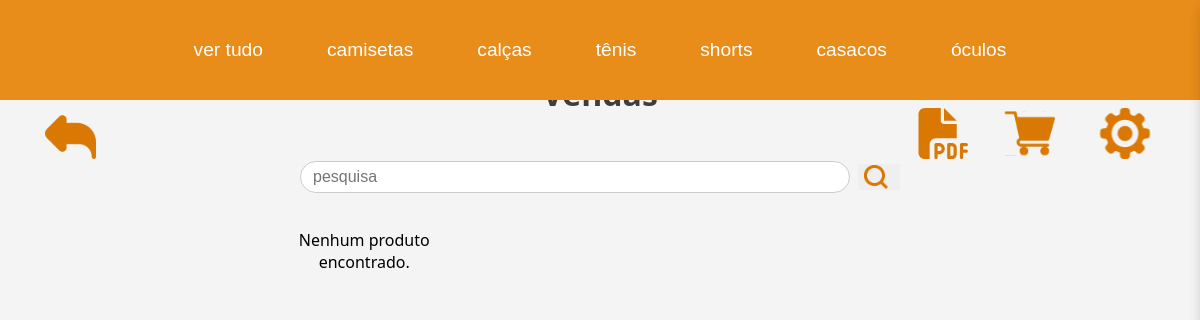
The page /paginas/vendas.php?categoria=calca on the database as committed earlier.
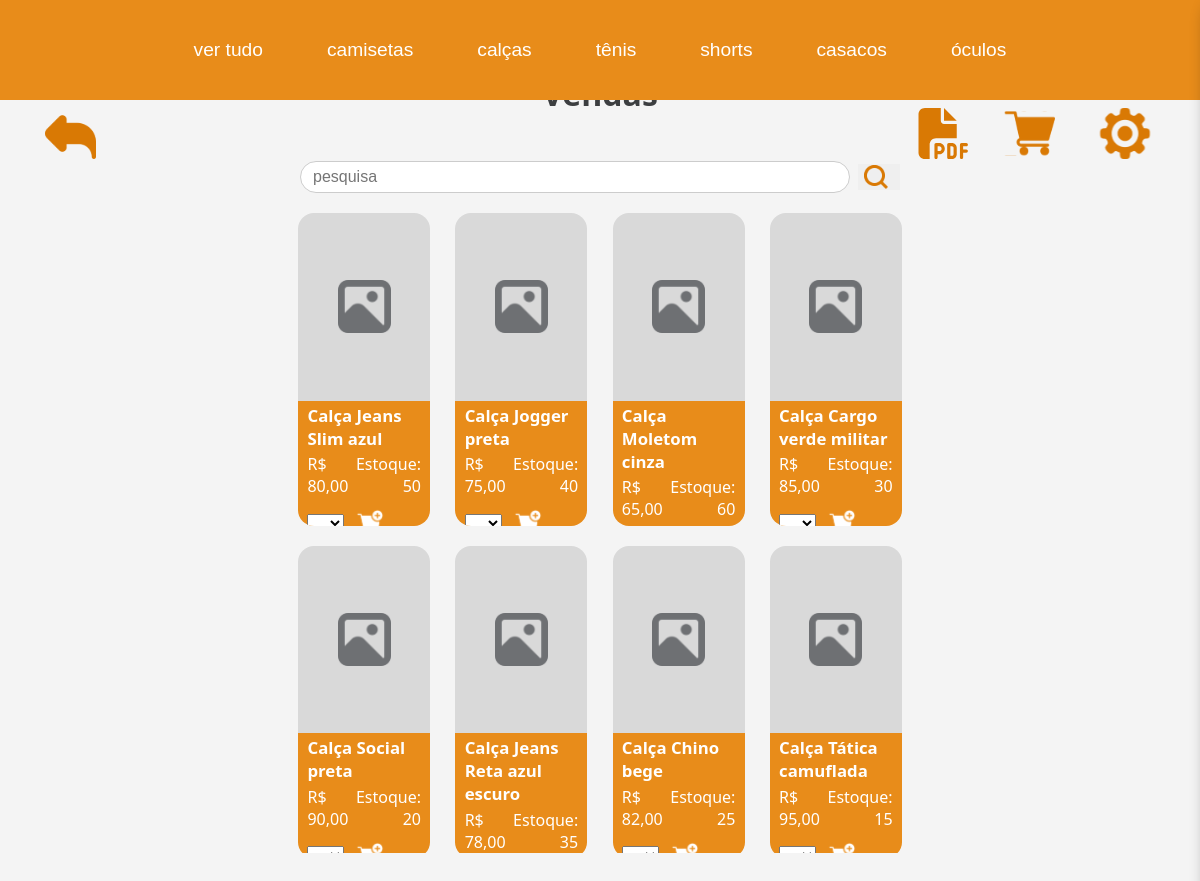
The same page on the database as committed later.
### tables this page shows
CREATE TABLE IF NOT EXISTS produto (
  idproduto INT NOT NULL AUTO_INCREMENT,
  nome VARCHAR(200) NOT NULL,
  quantidade_estoque INT NOT NULL,
  preco_uni DECIMAL(10,2) NOT NULL,
  cor VARCHAR(45) NOT NULL,
  idtipo_produto INT NOT NULL,
  PRIMARY KEY (idproduto),
  FOREIGN KEY (idtipo_produto) REFERENCES tipo_produto(idtipo_produto)
);

### paginas/vendas.php (the view, shortened to what this page needs)
<?php
include 'header.php';
$categoria = $_GET['categoria'] ?? '';
include_once '../db/conexao.php';
$where = '';
if ($categoria != '') {
    $categoria = mysqli_real_escape_string($conn, $categoria);
    $where .= $where == '' ? "WHERE LOWER(tipo_produto.tipo) = LOWER('$categoria')" : " AND LOWER(tipo_produto.tipo) = LOWER('$categoria')";
}
?>
<!DOCTYPE html>
<html lang="pt-br">
<head>
    <link rel="stylesheet" href="../assets/css/style.css">
    <link rel="stylesheet" href="../assets/css/vendasStyle.css">
    <link rel="stylesheet" href="../assets/css/headerStyle.css">
    <link rel="stylesheet" href="../assets/css/sidebarStyle.css">
</head>
<body>
    <div class="settings-icon left">
        <a href="home.php"><img src="../assets/img/voltar.svg" alt="Voltar"></a>
    </div>
    <div class="settings-icon right">
        <a href="pdfVendasPorDia.php"><img src="../assets/img/pdf.svg" alt="PDF Vendas Por Dia" style="width:60px;" /></a>
        <a href="carrinho.php"><img src="../assets/img/carrinho.svg" alt="carrinho"></a>
        <div class="settings-icone" id="config-icone" onclick="toggleSidebar()">
            <img src="../assets/img/gear.svg" alt="Configurações" style="cursor: pointer;">
        </div>
    </div>
    <div class="vendas-container">
        <div class="vendas-header">
            <div class="h1-right">Vendas</div>
        </div>
        <form class="vendas-search">
            <input type="text" placeholder="pesquisa" name="pesquisa">
            <button type="submit" class="vendas-search-btn"><img src="../assets/img/lupa.svg" alt="Buscar"></button>
        </form>
        <div class="vendas-lista">
            <?php
            $sql = "SELECT
                        produto.idproduto,
                        produto.nome,
                        produto.preco_uni,
                        produto.cor,
                        produto.quantidade_estoque,
                        tipo_produto.tipo AS tipo
                    FROM produto
                    JOIN tipo_produto ON produto.idtipo_produto = tipo_produto.idtipo_produto $where";
            $result = mysqli_query($conn, $sql);
            if ($result && mysqli_num_rows($result) > 0) {
            while ($row = mysqli_fetch_assoc($result)) {
            ?>
            <div class="vendas-card">
                <div class="vendas-card-img">
                    <img src="../assets/img/prod_img.svg" alt="produto">
                </div>
                <div class="vendas-card-info">
                    <span class="vendas-card-title"><?php echo $row['nome'] . ' ' . $row['cor']; ?></span>
                    <div class="vendas-card-price-line">
                        <span class="vendas-card-price">R$ <?php echo number_format($row['preco_uni'], 2, ',', '.'); ?></span>
                        <span class="vendas-card-estoque">Estoque: <?php echo $row['quantidade_estoque']; ?></span>
                    </div>
                    <div class="vendas-card-icons">
                        <?php
                        if ($row['tipo'] != 'óculos'): ?>
                            <form method="POST" style="display: flex; align-items: center; gap: 5px;">
                                <select name='tamanhos[]' required style="pointer-events: auto; max-height: 100px;">
                                    <option value=''></option>
                                    <?php
                                    if ($row['tipo'] == 'camiseta') {
                                        $tamanhos = ['PP', 'P', 'M', 'G', 'GG'];
                                        foreach ($tamanhos as $t) {
                                            $selected = '';
                                            echo "<option value='{$t}' {$selected}>{$t}</option>";
                                        }
                                    } else {
                                        for ($i = 34; $i <= 45; $i++) {
                                            $selected = '';
                                            echo "<option value='{$i}' {$selected}>{$i}</option>";
                                        }
                                    }
                                    ?>
                                </select>
                                <button type="submit" name="carrinho" class="btn-carrinho">
                                    <img src="../assets/img/comprar.svg" alt="Carrinho" class="cart">
                                </button>
                            </form>
                        <?php endif; ?>
                    </div>
                </div>
            </div>
            <?php
                }
            } else {
                echo "<p style='text-align: center;'>Nenhum produto encontrado.</p>";
            }
            ?>
        </div>
    </div>
</body>
</html>

Rows that differ between the two databases and show on the page:
added produto: nome "Calça Jeans Slim", cor "azul", preco_uni "80,00", quantidade_estoque "50"
added produto: nome "Calça Jogger", cor "preta", preco_uni "75,00", quantidade_estoque "40"
added produto: nome "Calça Moletom", cor "cinza", preco_uni "65,00", quantidade_estoque "60"
added produto: nome "Calça Cargo", cor "verde militar", preco_uni "85,00", quantidade_estoque "30"
added produto: nome "Calça Social", cor "preta", preco_uni "90,00", quantidade_estoque "20"
added produto: nome "Calça Jeans Reta", cor "azul escuro", preco_uni "78,00", quantidade_estoque "35"
added produto: nome "Calça Chino", cor "bege", preco_uni "82,00", quantidade_estoque "25"
added produto: nome "Calça Tática", cor "camuflada", preco_uni "95,00", quantidade_estoque "15"
Other text that changed with them:
text no longer shown: "Nenhum produto encontrado."
